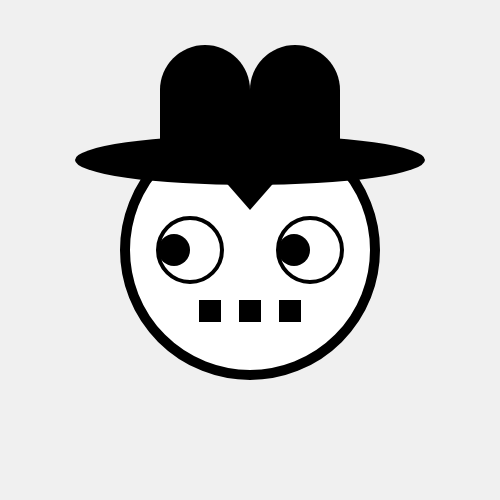
Frame 1 (no input)
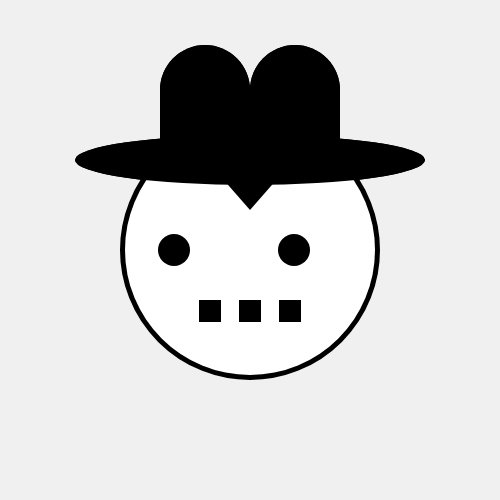
Frame 2 (the mouse pressed at the canvas centre, redrawn once)

The p5.js sketch that drew these frames (run headless with seeded random() and noise() and a simulated clock; the mouse was pressed at the canvas centre and the sketch redrawn once):

// p5.js sketch
// ── sketch.js
function setup() {
    createCanvas(500, 500);
    background(240);
    noLoop();
}

function draw() {
    // face
    fill(255);
    strokeWeight(10);
    circle(width / 2, height / 2, 250);

    // eyes
    const distFromCenter = 60;
    const eyeDiameter = 64;
    const pupilDiameter = eyeDiameter / 2;
    const rightEyeCenter = width / 2 - distFromCenter;
    const leftEyeCenter = width / 2 + distFromCenter;

    strokeWeight(4);
    circle(rightEyeCenter, height / 2, eyeDiameter);  // right eye
    circle(leftEyeCenter, height / 2, eyeDiameter);  // left eye

    fill(0);
    noStroke();
    circle(rightEyeCenter - eyeDiameter / 4, height / 2, pupilDiameter);  // right pupil
    circle(leftEyeCenter - eyeDiameter / 4, height / 2, pupilDiameter);   // left pupil

    // mustache
    const mustacheY = 300;
    const mustacheInterval = 40;
    const sideLength = 22;
    square(width / 2 - sideLength / 2 - mustacheInterval, mustacheY, sideLength);
    square(width / 2 - sideLength / 2, mustacheY, sideLength);
    square(width / 2 - sideLength / 2 + mustacheInterval, mustacheY, sideLength);

    // hair
    triangle(180, 130, 320, 130, 250, 210);

    // hat brim
    const brimY = 160;
    ellipse(width / 2, brimY, 350, 50);

    // hat crown
    const crownWidth = 180;
    const crownHeight = 70;
    rect(width / 2 - crownWidth / 2, brimY - crownHeight, crownWidth, crownHeight);
    circle(width / 2 - crownWidth / 4, brimY - crownHeight, crownWidth / 2);
    circle(width / 2 + crownWidth / 4, brimY - crownHeight, crownWidth / 2);
}
